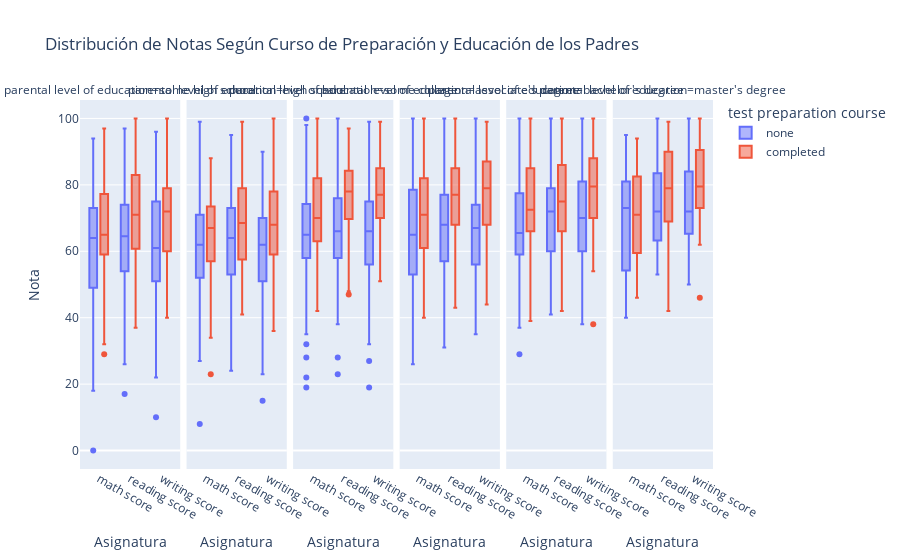

The notebook cell this image was saved under:
### Code cell
df_melted = dt.melt(id_vars=['test preparation course', 'parental level of education'],
                    value_vars=['math score', 'reading score', 'writing score'],
                    var_name='Asignatura',
                    value_name='Nota',)

px.box(df_melted,
        x='Asignatura',               
        y='Nota',                      
        color='test preparation course',
        facet_col='parental level of education',
        facet_col_spacing=0.01,
        title='Distribución de Notas Según Curso de Preparación y Educación de los Padres',
        category_orders={'parental level of education': ['some high school','high school','some college',"associate's degree","bachelor's degree","master's degree"]}
        )

### Figure 1 — Plotly figure (JSON) as saved in the notebook; plotly's stock layout.template omitted (floating-point values rounded to 4 significant figures; data arrays with more than 128 entries replaced by an {"elided": "..."} marker saying what was removed)
{"data": [{"alignmentgroup": "True", "hovertemplate": "test preparation course=none<br>parental level of education=some high school<br>Asignatura=%{x}<br>Nota=%{y}<extra></extra>", "legendgroup": "none", "marker": {"color": "#636efa"}, "name": "none", "notched": false, "offsetgroup": "none", "orientation": "v", "showlegend": true, "type": "box", "x": {"elided": "306 str values"}, "x0": " ", "xaxis": "x", "y": {"elided": "306 int values"}, "y0": " ", "yaxis": "y"}, {"alignmentgroup": "True", "hovertemplate": "test preparation course=none<br>parental level of education=high school<br>Asignatura=%{x}<br>Nota=%{y}<extra></extra>", "legendgroup": "none", "marker": {"color": "#636efa"}, "name": "none", "notched": false, "offsetgroup": "none", "orientation": "v", "showlegend": false, "type": "box", "x": {"elided": "420 str values"}, "x0": " ", "xaxis": "x2", "y": {"elided": "420 int values"}, "y0": " ", "yaxis": "y2"}, {"alignmentgroup": "True", "hovertemplate": "test preparation course=none<br>parental level of education=some college<br>Asignatura=%{x}<br>Nota=%{y}<extra></extra>", "legendgroup": "none", "marker": {"color": "#636efa"}, "name": "none", "notched": false, "offsetgroup": "none", "orientation": "v", "showlegend": false, "type": "box", "x": {"elided": "447 str values"}, "x0": " ", "xaxis": "x3", "y": {"elided": "447 int values"}, "y0": " ", "yaxis": "y3"}, {"alignmentgroup": "True", "hovertemplate": "test preparation course=none<br>parental level of education=associate's degree<br>Asignatura=%{x}<br>Nota=%{y}<extra></extra>", "legendgroup": "none", "marker": {"color": "#636efa"}, "name": "none", "notched": false, "offsetgroup": "none", "orientation": "v", "showlegend": false, "type": "box", "x": {"elided": "420 str values"}, "x0": " ", "xaxis": "x4", "y": {"elided": "420 int values"}, "y0": " ", "yaxis": "y4"}, {"alignmentgroup": "True", "hovertemplate": "test preparation course=none<br>parental level of education=bachelor's degree<br>Asignatura=%{x}<br>Nota=%{y}<extra></extra>", "legendgroup": "none", "marker": {"color": "#636efa"}, "name": "none", "notched": false, "offsetgroup": "none", "orientation": "v", "showlegend": false, "type": "box", "x": {"elided": "216 str values"}, "x0": " ", "xaxis": "x5", "y": {"elided": "216 int values"}, "y0": " ", "yaxis": "y5"}, {"alignmentgroup": "True", "hovertemplate": "test preparation course=none<br>parental level of education=master's degree<br>Asignatura=%{x}<br>Nota=%{y}<extra></extra>", "legendgroup": "none", "marker": {"color": "#636efa"}, "name": "none", "notched": false, "offsetgroup": "none", "orientation": "v", "showlegend": false, "type": "box", "x": ["math score", "math score", "math score", "math score", "math score", "math score", "math score", "math score", "math score", "math score", "math score", "math score", "math score", "math score", "math score", "math score", "math score", "math score", "math score", "math score", "math score", "math score", "math score", "math score", "math score", "math score", "math score", "math score", "math score", "math score", "math score", "math score", "math score", "math score", "math score", "math score", "math score", "math score", "math score", "reading score", "reading score", "reading score", "reading score", "reading score", "reading score", "reading score", "reading score", "reading score", "reading score", "reading score", "reading score", "reading score", "reading score", "reading score", "reading score", "reading score", "reading score", "reading score", "reading score", "reading score", "reading score", "reading score", "reading score", "reading score", "reading score", "reading score", "reading score", "reading score", "reading score", "reading score", "reading score", "reading score", "reading score", "reading score", "reading score", "reading score", "reading score", "reading score", "writing score", "writing score", "writing score", "writing score", "writing score", "writing score", "writing score", "writing score", "writing score", "writing score", "writing score", "writing score", "writing score", "writing score", "writing score", "writing score", "writing score", "writing score", "writing score", "writing score", "writing score", "writing score", "writing score", "writing score", "writing score", "writing score", "writing score", "writing score", "writing score", "writing score", "writing score", "writing score", "writing score", "writing score", "writing score", "writing score", "writing score", "writing score", "writing score"], "x0": " ", "xaxis": "x6", "y": [90, 50, 73, 62, 56, 62, 87, 82, 89, 49, 81, 45, 80, 79, 73, 55, 74, 40, 79, 54, 64, 79, 61, 53, 54, 40, 95, 81, 67, 77, 52, 90, 71, 81, 50, 85, 73, 78, 92, 95, 53, 74, 70, 72, 68, 100, 82, 84, 53, 92, 56, 80, 81, 70, 64, 79, 59, 78, 59, 63, 72, 67, 61, 60, 58, 81, 81, 57, 90, 65, 85, 67, 86, 67, 84, 78, 91, 100, 93, 58, 72, 75, 65, 68, 100, 74, 82, 52, 91, 54, 72, 71, 75, 70, 82, 54, 77, 50, 66, 69, 66, 68, 63, 54, 84, 84, 59, 84, 61, 84, 67, 87, 73, 89, 74, 96, 100], "y0": " ", "yaxis": "y6"}, {"alignmentgroup": "True", "hovertemplate": "test preparation course=completed<br>parental level of education=some high school<br>Asignatura=%{x}<br>Nota=%{y}<extra></extra>", "legendgroup": "completed", "marker": {"color": "#EF553B"}, "name": "completed", "notched": false, "offsetgroup": "completed", "orientation": "v", "showlegend": true, "type": "box", "x": {"elided": "231 str values"}, "x0": " ", "xaxis": "x", "y": {"elided": "231 int values"}, "y0": " ", "yaxis": "y"}, {"alignmentgroup": "True", "hovertemplate": "test preparation course=completed<br>parental level of education=high school<br>Asignatura=%{x}<br>Nota=%{y}<extra></extra>", "legendgroup": "completed", "marker": {"color": "#EF553B"}, "name": "completed", "notched": false, "offsetgroup": "completed", "orientation": "v", "showlegend": false, "type": "box", "x": {"elided": "168 str values"}, "x0": " ", "xaxis": "x2", "y": {"elided": "168 int values"}, "y0": " ", "yaxis": "y2"}, {"alignmentgroup": "True", "hovertemplate": "test preparation course=completed<br>parental level of education=some college<br>Asignatura=%{x}<br>Nota=%{y}<extra></extra>", "legendgroup": "completed", "marker": {"color": "#EF553B"}, "name": "completed", "notched": false, "offsetgroup": "completed", "orientation": "v", "showlegend": false, "type": "box", "x": {"elided": "231 str values"}, "x0": " ", "xaxis": "x3", "y": {"elided": "231 int values"}, "y0": " ", "yaxis": "y3"}, {"alignmentgroup": "True", "hovertemplate": "test preparation course=completed<br>parental level of education=associate's degree<br>Asignatura=%{x}<br>Nota=%{y}<extra></extra>", "legendgroup": "completed", "marker": {"color": "#EF553B"}, "name": "completed", "notched": false, "offsetgroup": "completed", "orientation": "v", "showlegend": false, "type": "box", "x": {"elided": "246 str values"}, "x0": " ", "xaxis": "x4", "y": {"elided": "246 int values"}, "y0": " ", "yaxis": "y4"}, {"alignmentgroup": "True", "hovertemplate": "test preparation course=completed<br>parental level of education=bachelor's degree<br>Asignatura=%{x}<br>Nota=%{y}<extra></extra>", "legendgroup": "completed", "marker": {"color": "#EF553B"}, "name": "completed", "notched": false, "offsetgroup": "completed", "orientation": "v", "showlegend": false, "type": "box", "x": {"elided": "138 str values"}, "x0": " ", "xaxis": "x5", "y": {"elided": "138 int values"}, "y0": " ", "yaxis": "y5"}, {"alignmentgroup": "True", "hovertemplate": "test preparation course=completed<br>parental level of education=master's degree<br>Asignatura=%{x}<br>Nota=%{y}<extra></extra>", "legendgroup": "completed", "marker": {"color": "#EF553B"}, "name": "completed", "notched": false, "offsetgroup": "completed", "orientation": "v", "showlegend": false, "type": "box", "x": ["math score", "math score", "math score", "math score", "math score", "math score", "math score", "math score", "math score", "math score", "math score", "math score", "math score", "math score", "math score", "math score", "math score", "math score", "math score", "math score", "reading score", "reading score", "reading score", "reading score", "reading score", "reading score", "reading score", "reading score", "reading score", "reading score", "reading score", "reading score", "reading score", "reading score", "reading score", "reading score", "reading score", "reading score", "reading score", "reading score", "writing score", "writing score", "writing score", "writing score", "writing score", "writing score", "writing score", "writing score", "writing score", "writing score", "writing score", "writing score", "writing score", "writing score", "writing score", "writing score", "writing score", "writing score", "writing score", "writing score"], "x0": " ", "xaxis": "x6", "y": [46, 58, 81, 52, 62, 69, 65, 77, 85, 70, 47, 77, 61, 84, 94, 79, 54, 91, 72, 88, 42, 76, 91, 70, 68, 84, 81, 82, 95, 71, 58, 97, 71, 89, 99, 77, 64, 85, 66, 99, 46, 78, 87, 62, 75, 85, 81, 91, 100, 74, 67, 94, 78, 90, 100, 75, 67, 85, 72, 95], "y0": " ", "yaxis": "y6"}], "layout": {"annotations": [{"font": {}, "showarrow": false, "text": "parental level of education=some high school", "x": 0.07917, "xanchor": "center", "xref": "paper", "y": 1, "yanchor": "bottom", "yref": "paper"}, {"font": {}, "showarrow": false, "text": "parental level of education=high school", "x": 0.2475, "xanchor": "center", "xref": "paper", "y": 1, "yanchor": "bottom", "yref": "paper"}, {"font": {}, "showarrow": false, "text": "parental level of education=some college", "x": 0.4158, "xanchor": "center", "xref": "paper", "y": 1, "yanchor": "bottom", "yref": "paper"}, {"font": {}, "showarrow": false, "text": "parental level of education=associate's degree", "x": 0.5842, "xanchor": "center", "xref": "paper", "y": 1, "yanchor": "bottom", "yref": "paper"}, {"font": {}, "showarrow": false, "text": "parental level of education=bachelor's degree", "x": 0.7525, "xanchor": "center", "xref": "paper", "y": 1, "yanchor": "bottom", "yref": "paper"}, {"font": {}, "showarrow": false, "text": "parental level of education=master's degree", "x": 0.9208, "xanchor": "center", "xref": "paper", "y": 1, "yanchor": "bottom", "yref": "paper"}], "boxmode": "group", "legend": {"title": {"text": "test preparation course"}, "tracegroupgap": 0}, "title": {"text": "Distribución de Notas Según Curso de Preparación y Educación de los Padres"}, "xaxis": {"anchor": "y", "domain": [0, 0.1583], "title": {"text": "Asignatura"}}, "xaxis2": {"anchor": "y2", "domain": [0.1683, 0.3267], "matches": "x", "title": {"text": "Asignatura"}}, "xaxis3": {"anchor": "y3", "domain": [0.3367, 0.495], "matches": "x", "title": {"text": "Asignatura"}}, "xaxis4": {"anchor": "y4", "domain": [0.505, 0.6633], "matches": "x", "title": {"text": "Asignatura"}}, "xaxis5": {"anchor": "y5", "domain": [0.6733, 0.8317], "matches": "x", "title": {"text": "Asignatura"}}, "xaxis6": {"anchor": "y6", "domain": [0.8417, 1], "matches": "x", "title": {"text": "Asignatura"}}, "yaxis": {"anchor": "x", "domain": [0, 1], "title": {"text": "Nota"}}, "yaxis2": {"anchor": "x2", "domain": [0, 1], "matches": "y", "showticklabels": false}, "yaxis3": {"anchor": "x3", "domain": [0, 1], "matches": "y", "showticklabels": false}, "yaxis4": {"anchor": "x4", "domain": [0, 1], "matches": "y", "showticklabels": false}, "yaxis5": {"anchor": "x5", "domain": [0, 1], "matches": "y", "showticklabels": false}, "yaxis6": {"anchor": "x6", "domain": [0, 1], "matches": "y", "showticklabels": false}}}
